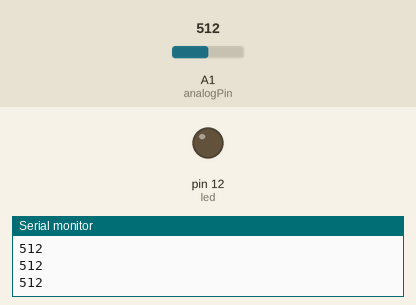
Recording of a sketch running on a simulated Arduino Uno, built with avr-gcc and run on an emulated ATmega328P. Parts: output pins drawn as LEDs (lit = HIGH), the last lines printed to the serial monitor. Inputs (shaded band) come from the test bench; at power-on: A1 (analogPin) = 512.

Above: at 1.2 s.
1.3 s: A1 (analogPin) set to 585
2.8 s: A1 (analogPin) set to 611
At 3.9 s:
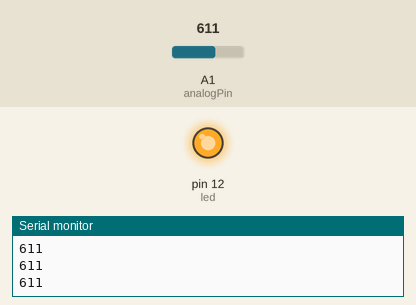
4.3 s: A1 (analogPin) set to 590
At 5.2 s:
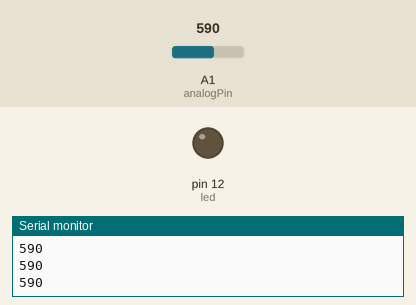
5.8 s: A1 (analogPin) set to 610
At 6.5 s:
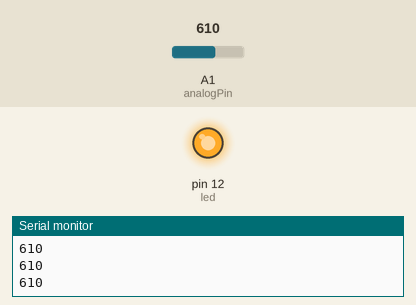
Timing chart, 0 to 8.3 s (numbered marks = the images above; inputs shaded):
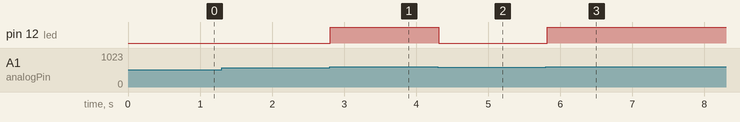

Measured:
- the behaviour switches between 600 and 601 on A1 (analogPin) (found by bisection; images 0 and 1)
- after the input at 2.8 s, pin 12 (led): LOW → HIGH at once
- after the input at 4.3 s, pin 12 (led): HIGH → LOW at once
- after the input at 5.8 s, pin 12 (led): LOW → HIGH at once

The sketch:

waterSensor.ino
```cpp
int analogPin = 1; // level sensor connected to an analog port
int led = 12; // Piranha LED connected to digital port 12
int val = 0; // define the variable val initial value is 0
int data = 0; // define a variable data initial value is 0
void setup ()
{
	pinMode(led, OUTPUT); // define led pin as an output
	Serial.begin(9600); // set the baud rate to 9600
}
void loop ()
{
	val = analogRead(analogPin); // read the analog value to give the variable val
	if (val> 600) { // determine the variable val is greater than 700
		digitalWrite(led, HIGH); // variable val is greater than 700, the light Piranha LED
	}
	else {
		digitalWrite(led, LOW); // variable val is less than 700, the light goes off piranha
	}
	data = val; // variable val assigned to the variable data
	Serial.println(data); // serial print variable data
	delay(100);
}
```
